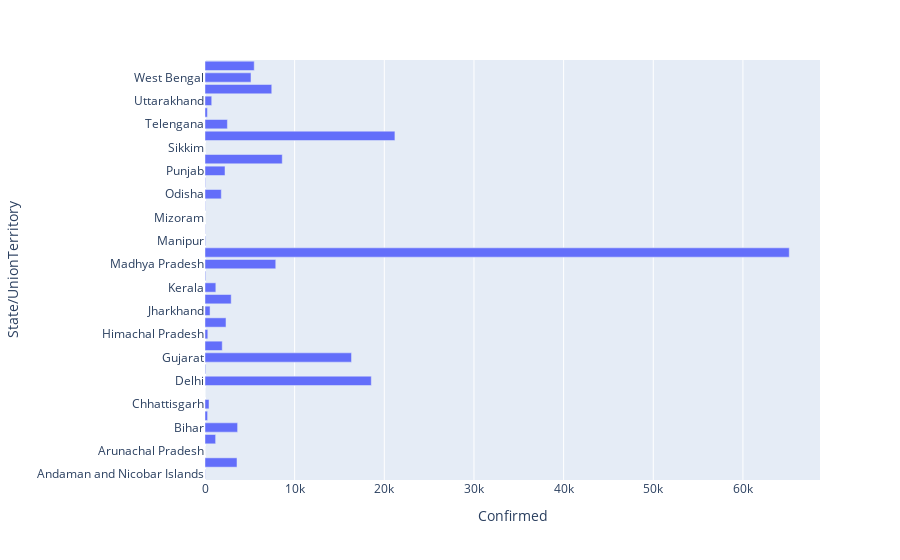

Write notebook code for a chart like this one.
### Code cell
# Let's try only one Plotly Visualisation comparing the States for CURED/DEATHS/CONFIRMED cases.

fig = px.bar(covid_19_by_state, y="State/UnionTerritory", x="Confirmed", orientation='h')
fig.show()

### Figure 1 — Plotly figure (JSON) as saved in the notebook; plotly's stock layout.template omitted (floating-point values rounded to 4 significant figures)
{"data": [{"alignmentgroup": "True", "hoverlabel": {"namelength": 0}, "hovertemplate": "Confirmed=%{x}<br>State/UnionTerritory=%{y}", "legendgroup": "", "marker": {"color": "#636efa"}, "name": "", "offsetgroup": "", "orientation": "h", "showlegend": false, "textposition": "auto", "type": "bar", "x": [33, 3569, 4, 1185, 3636, 289, 447, 2, 18549, 70, 16343, 1923, 313, 2341, 563, 2922, 1208, 74, 7891, 65168, 62, 27, 1, 36, 1819, 51, 2233, 8617, 1, 21184, 2499, 268, 749, 7445, 5130, 5491], "xaxis": "x", "y": ["Andaman and Nicobar Islands", "Andhra Pradesh", "Arunachal Pradesh", "Assam", "Bihar", "Chandigarh", "Chhattisgarh", "Dadar Nagar Haveli", "Delhi", "Goa", "Gujarat", "Haryana", "Himachal Pradesh", "Jammu and Kashmir", "Jharkhand", "Karnataka", "Kerala", "Ladakh", "Madhya Pradesh", "Maharashtra", "Manipur", "Meghalaya", "Mizoram", "Nagaland", "Odisha", "Puducherry", "Punjab", "Rajasthan", "Sikkim", "Tamil Nadu", "Telengana", "Tripura", "Uttarakhand", "Uttar Pradesh", "West Bengal", "Unidentified state"], "yaxis": "y"}], "layout": {"barmode": "relative", "legend": {"tracegroupgap": 0}, "margin": {"t": 60}, "xaxis": {"anchor": "y", "domain": [0, 1], "title": {"text": "Confirmed"}}, "yaxis": {"anchor": "x", "domain": [0, 1], "title": {"text": "State/UnionTerritory"}}}}
